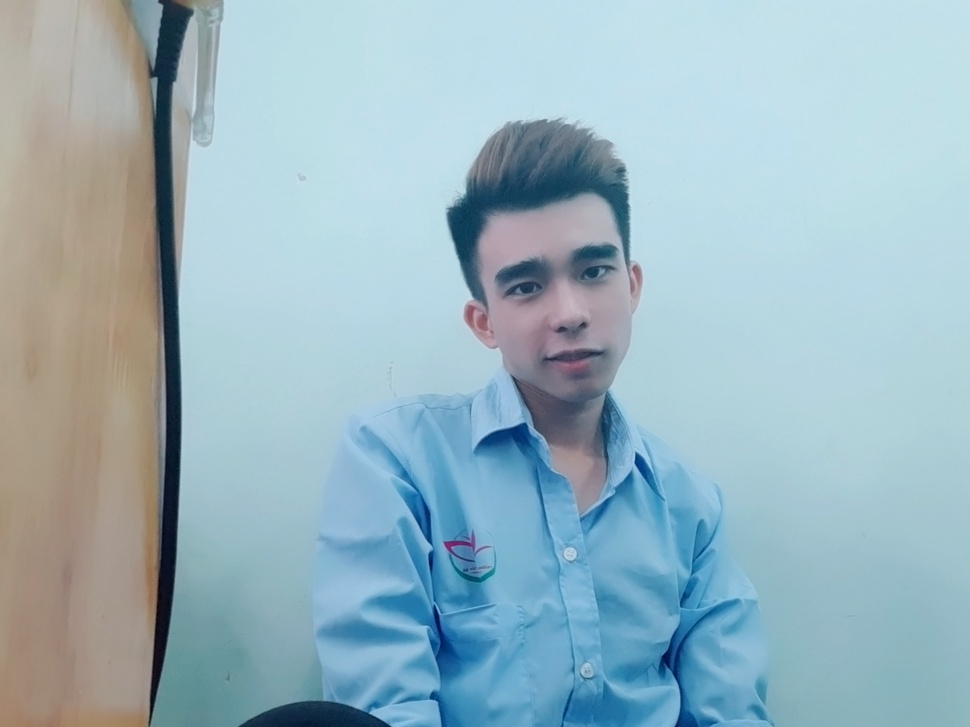
#> input picture Son.jpg, 970 x 727 px, shrunk from 1440 x 1080 before the run
$ python ChuyenAnh.py
#> lines starting #> are read from the running program, lines starting #| are printed output that depends on the picture; after the words box and inside, x2 and y2 are one past the last pixel; in counts of white or black regions, pixels touching at a corner belong together
# goi thu vien cv2
import cv2

# ham chuyen anh nhi phan tu anh xam
def convert_to_binary(img_grayscale, thresh):
    # threshold(anh_xam, nguong_anh, maxvalue, type)
    thresh, img_binary = cv2.threshold(img_grayscale, thresh, maxval=255, type=cv2.THRESH_BINARY)
    return img_binary


if __name__ == "__main__":
    # doc anh va chuyen thanh anh xam
    img_grayscale = cv2.imread('Son.jpg', cv2.IMREAD_GRAYSCALE)
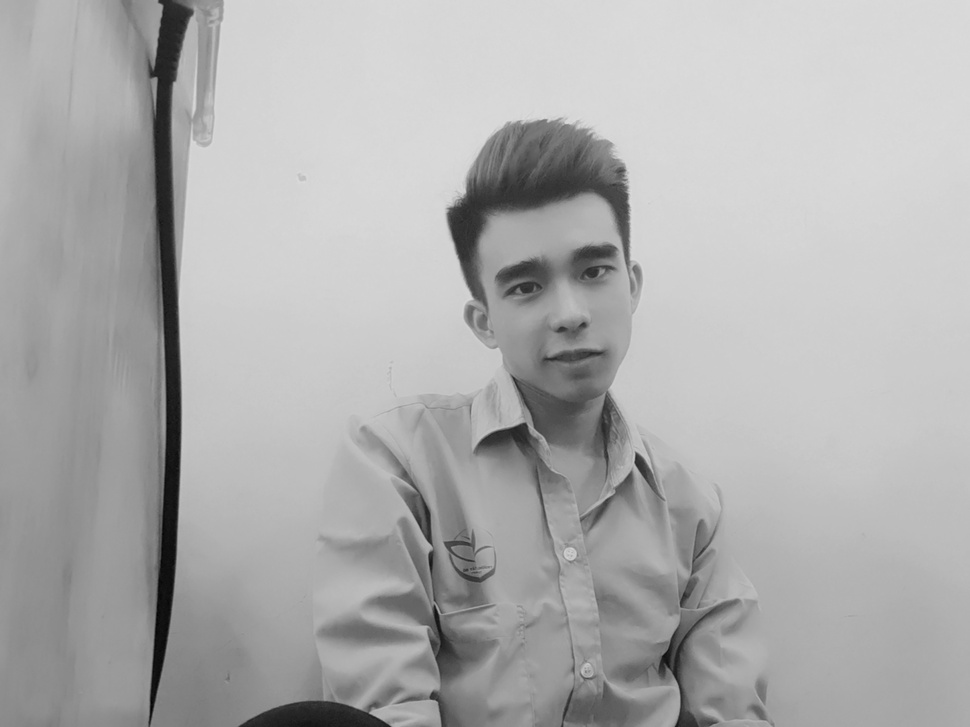
#> img_grayscale: shape (727, 970); min 3, max 220, mean 173.9

    # luu anh xam
    cv2.imwrite('AnhXam_Son.jpg', img_grayscale)
    print('Anh xam da duoc luu')

    # luu anh nhi phan tu anh xam
    img_binary = convert_to_binary(img_grayscale, 100)
#> in convert_to_binary, `thresh, img_binary = cv2.threshold(img_grayscale, thresh, maxval=255, ..`:
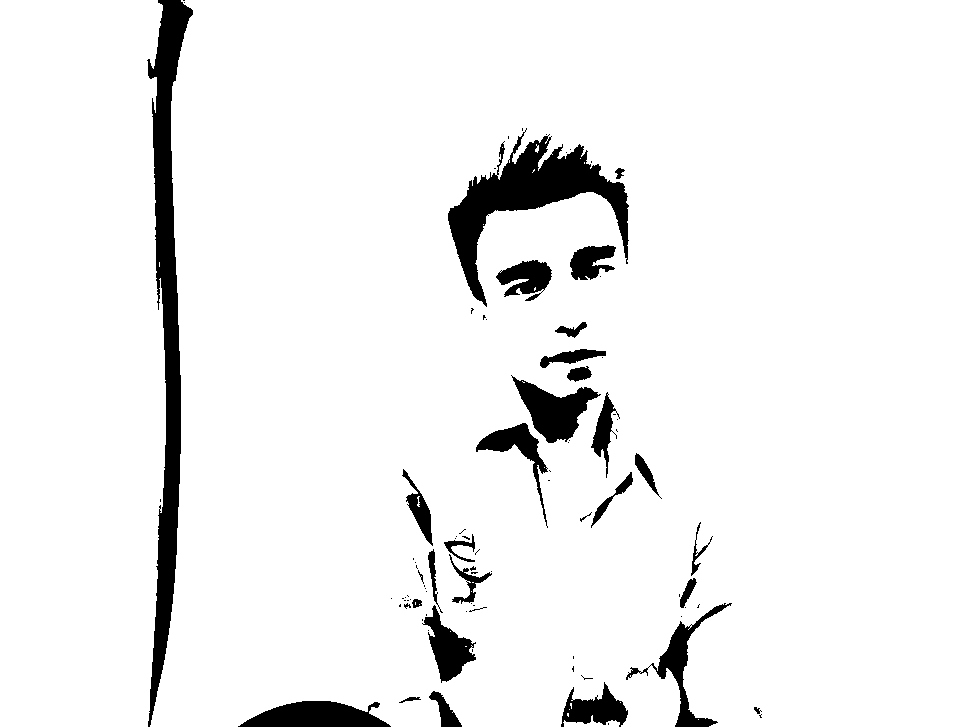
#> img_binary: shape (727, 970); 94.1% white; 91 black regions (60 under 20 px), largest, box (x1, y1, x2, y2) and area: (147, 0, 193, 727) 12246, (448, 128, 629, 307) 9148, (238, 701, 391, 727) 2771
#> in convert_to_binary, `thresh, img_binary = cv2.threshold(img_grayscale, thresh, maxval=255, ..`: thresh = 100
    cv2.imwrite('AnhNhiPhan_Son.jpg', img_binary)
    print('Anh nhi phan da duoc luu')

    # luu anh quang pho
    hsv_img = cv2.cvtColor(cv2.imread('Son.jpg',1), cv2.COLOR_BGR2HSV)
#> hsv_img: shape (727, 970, 3); mean H, S, V 86.9, 67, 196.8
    cv2.imwrite('AnhQuangPho_Son.jpg', hsv_img)
    print('Anh quang pho da duoc luu')

$ run again, with img_5.jpg copied over Son.jpg
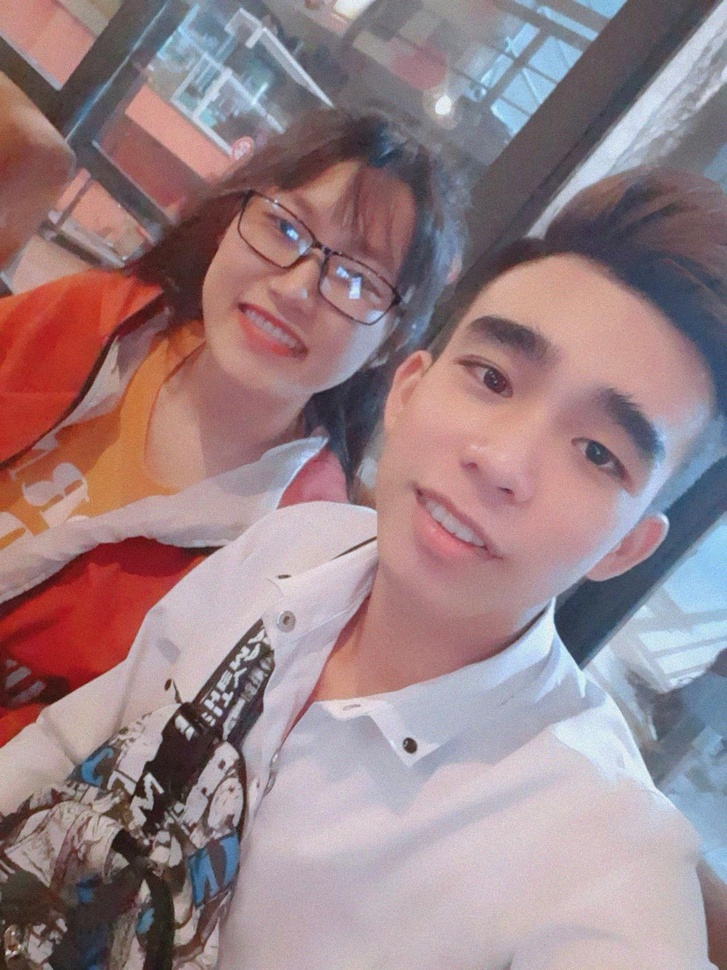
#> input picture img_5.jpg, 727 x 970 px, shrunk from 1080 x 1440 before the run
#> `img_grayscale = cv2.imread('Son.jpg', cv2.IMREAD_GRAYSCALE)`:
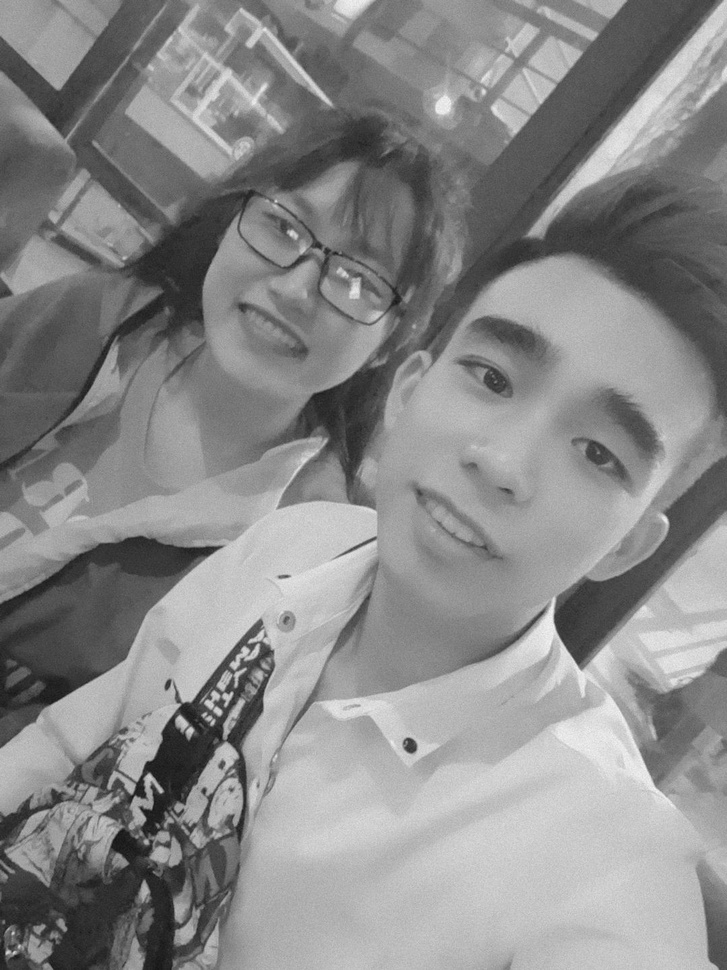
#> img_grayscale: shape (970, 727); min 18, max 245, mean 137.5
#> in convert_to_binary, `thresh, img_binary = cv2.threshold(img_grayscale, thresh, maxval=255, ..`:
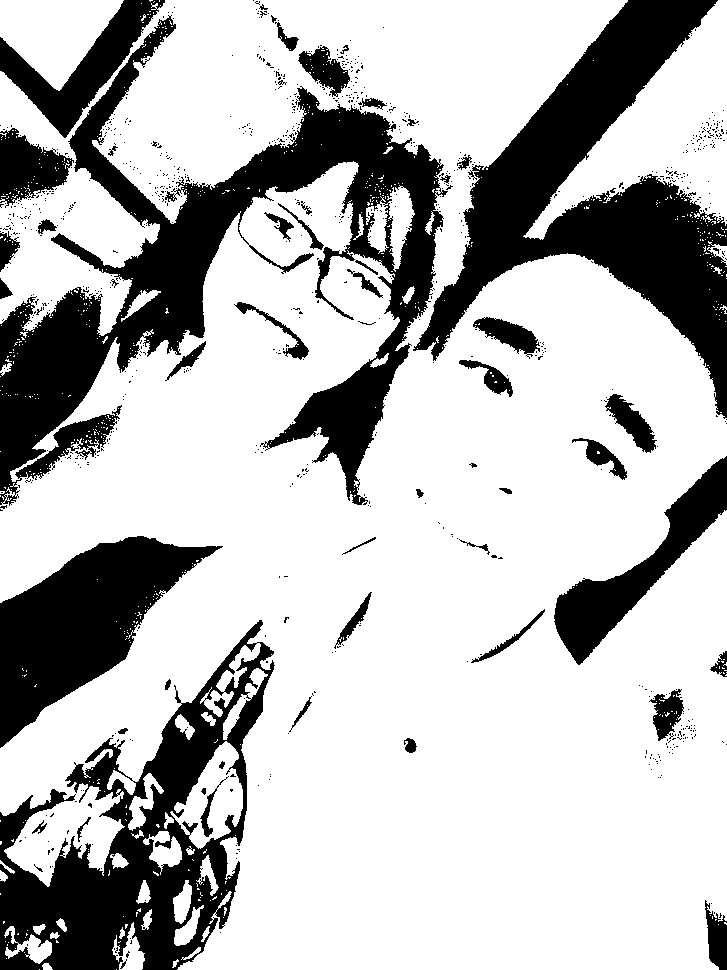
#> img_binary: shape (970, 727); 72.9% white; 882 black regions (828 under 20 px), largest, box (x1, y1, x2, y2) and area: (0, 15, 448, 506) 58629, (413, 0, 727, 419) 43601, (0, 620, 275, 970) 34438
#> thresh = 100
#> hsv_img: shape (970, 727, 3); mean H, S, V 98, 60.8, 161.3
